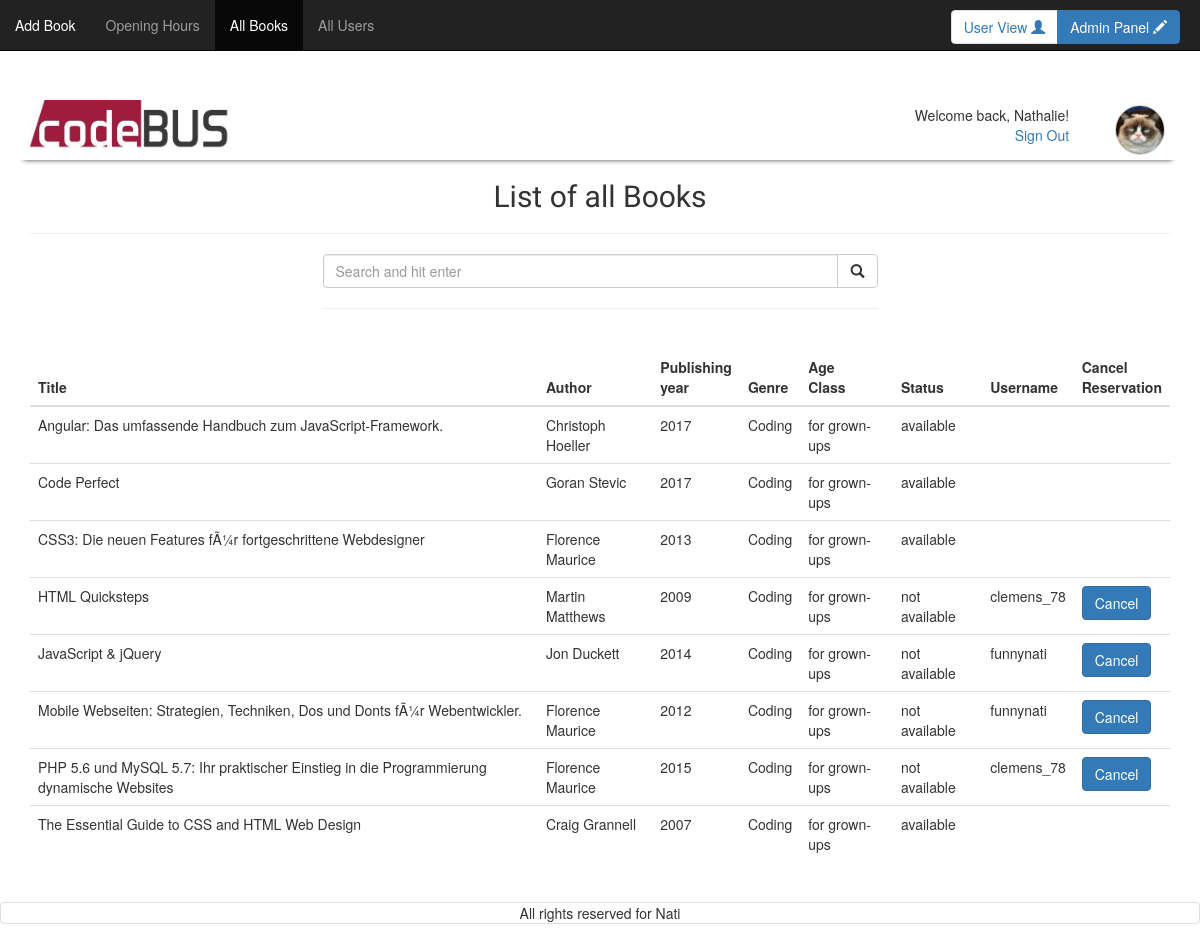
/all_books_admin.php (signed in), run on the app's committed database.
### tables this page shows
CREATE TABLE `users` (
  `id` int(11) NOT NULL,
  `first_name` varchar(100) NOT NULL,
  `family_name` varchar(100) NOT NULL,
  `email` varchar(100) NOT NULL,
  `password` varchar(100) NOT NULL,
  `username` varchar(100) NOT NULL,
  `FK_avatars` int(11) NOT NULL,
  `member_since` timestamp NOT NULL DEFAULT CURRENT_TIMESTAMP ON UPDATE CURRENT_TIMESTAMP
);

CREATE TABLE `avatars` (
  `id` int(11) NOT NULL,
  `avatar` varchar(100) NOT NULL
);

CREATE TABLE `books` (
  `id` int(11) NOT NULL,
  `title` varchar(100) NOT NULL,
  `FK_authors` int(11) NOT NULL,
  `FK_genres` int(11) NOT NULL,
  `publishing_year` year(4) NOT NULL,
  `available` tinyint(1) NOT NULL DEFAULT '1',
  `FK_libraries` int(11) NOT NULL DEFAULT '1',
  `image` varchar(100) NOT NULL,
  `FK_age_recommendations` int(11) NOT NULL
);

CREATE TABLE `authors` (
  `id` int(11) NOT NULL,
  `first_name` varchar(30) NOT NULL,
  `family_name` varchar(30) NOT NULL
);

CREATE TABLE `genres` (
  `id` int(11) NOT NULL,
  `genre` varchar(30) NOT NULL
);

CREATE TABLE `age_recommendations` (
  `id` int(11) NOT NULL,
  `age` varchar(50) NOT NULL
);

### includes/start_session_admin.php (called while the page is built, shortened)
<?php
	 $res=mysql_query("SELECT first_name, family_name, username, users.id AS user_id, avatar, avatars.id AS avatar_id FROM users JOIN avatars ON users.FK_avatars=avatars.id WHERE users.id=".$_SESSION['user']);
	 $userRow=mysql_fetch_array($res);
	 $user_avatar = $userRow['avatar'];
?>

### all_books_admin.php (the view, shortened to what this page needs)
<?php
require_once('includes/start_session_admin.php');
?>
<!DOCTYPE html>
<html>
<head>
	<?php
require_once('includes/head_tag.php');
	?>
</head>
<body>
<div id="wrap">
  <div id="main" class="container clear-top">
	<div class="navbar navbar-inverse navbar-fixed-top">
	    <div class="collapse navbar-collapse">
	      <ul class="nav navbar-nav">
	        <li class=""><a href="home_admin.php">Add Book</a></li>
	        <li class=""><a href="library_admin.php">Opening Hours</a></li>
	        <li class="active"><a href="all_books_admin.php">All Books</a></li>
	        <li class=""><a href="all_users_admin.php">All Users</a></li>
	      </ul>
	    </div>
			        	<?php
require_once('includes/switch_admin_view.php');
		?>
	  </div>
		<?php
require_once('includes/header.php');
		?>
	<section class="row">
		<div class="col-xs-12">
			<h2 class="brandfont text-center">List of all Books</h2>
			<hr>
		</div>
		<?php
require_once('includes/search_bar.php');
		?>
		<?php
require_once('includes/alert_box.php');
		?>
		<div class="col-xs-12">
			<table class="table">
				<thead>
			      <tr>
			        <th>Title</th>
			        <th>Author</th>
			        <th>Publishing <br>year</th>
			        <th>Genre</th>
			        <th>Age <br>Class</th>
			        <th>Status</th>
			        <th>Username</th>
			        <th>Cancel <br>Reservation</th>
			      </tr>
			    </thead>
			    <tbody>
			<?php
				if ( isset($_GET['btn-search']) ){
					$search = trim($_GET['search']);
			 		$search = strip_tags($search);
			  		$search = htmlspecialchars($search);
					$res_book=mysql_query("SELECT
					title, authors.first_name, authors.family_name, publishing_year, genre, age, available, books.id as books_id, username
					FROM books
					JOIN authors ON books.FK_authors=authors.id
					JOIN genres ON books.FK_genres=genres.id
					JOIN age_recommendations ON books.FK_age_recommendations=age_recommendations.id
					LEFT JOIN books_tags ON books.id=books_tags.FK_books
					LEFT JOIN tags ON books_tags.FK_tags=tags.id
					LEFT JOIN borrows ON books.id = borrows.FK_books
                    LEFT JOIN users ON borrows.FK_users=users.id
					WHERE title LIKE '%$search%'
					OR authors.first_name LIKE '%$search%'
					OR authors.family_name LIKE '%$search%'
					OR genre LIKE '%$search%'
					OR publishing_year LIKE '%$search%'
					OR tag LIKE '%$search%'
					GROUP BY books.id
					ORDER BY title ASC");
					$res_library=mysql_query("SELECT * FROM libraries");
					$row_library=mysql_fetch_array($res_library);
					$telephone = $row_library['telephone'];
require_once('includes/count_search_result.php');
			  		while($bookRow=mysql_fetch_array($res_book)){
				  		$title = $bookRow['title'];
				  		$author_first_name = $bookRow['first_name'];
				  		$author_family_name = $bookRow['family_name'];
				  		$image = $bookRow['image'];
				  		$published = $bookRow['publishing_year'];
				  		$genre = $bookRow['genre'];
				  		$age = $bookRow['age'];
				  		$availability = $bookRow['available'];
				  		$book_id = $bookRow['books_id'];
				  		$username = $bookRow['username'];
				  		if ($availability == 1){
				  			$available = "available";
				  		} else {
				  			$available = "not available";
				  		}
				  		echo 	'<tr>
									<td>'.$title.'</td>
									<td>'.$author_first_name.' '.$author_family_name.'</td>
									<td>'.$published.'</td>
									<td>'.$genre.'</td>
									<td>'.$age.'</td>
									<td>'.$available.'</td>
									<td>';
						if ($availability == 0) {
							echo $username;
						}
						echo '</td>
									<td>';
						if ($availability == 0){
						echo			'<form method="post" action="all_books_admin.php?book_id='.$book_id.'">
											<input type="submit" class="btn btn-primary" value="Cancel" id="btn-cancel_reservation" name="btn-cancel_reservation">
										</form>
						  	';
					  	}
					  	echo 		'</td>
					  			</tr>';
			  		}
				} else {
					$res_book=mysql_query("SELECT
					title, authors.first_name, authors.family_name, publishing_year, genre, age, available, books.id as books_id, username
					FROM books
					JOIN authors ON books.FK_authors=authors.id
					JOIN genres ON books.FK_genres=genres.id
					JOIN age_recommendations ON books.FK_age_recommendations=age_recommendations.id
					LEFT JOIN borrows ON books.id = borrows.FK_books
                    LEFT JOIN users ON borrows.FK_users=users.id
 					ORDER BY title ASC");
			  		while($bookRow=mysql_fetch_array($res_book)){
				  		$title = $bookRow['title'];
				  		$author_first_name = $bookRow['first_name'];
				  		$author_family_name = $bookRow['family_name'];
				  		$published = $bookRow['publishing_year'];
				  		$genre = $bookRow['genre'];
				  		$age = $bookRow['age'];
				  		$availability = $bookRow['available'];
				  		$book_id = $bookRow['books_id'];
				  		$username = $bookRow['username'];
				  		if ($availability == 1){
				  			$available = "available";
				  		} else {
				  			$available = "not available";
				  		}
				  		echo 	'<tr>
									<td>'.$title.'</td>
									<td>'.$author_first_name.' '.$author_family_name.'</td>
									<td>'.$published.'</td>
									<td>'.$genre.'</td>
									<td>'.$age.'</td>
									<td>'.$available.'</td>
									<td>';
						if ($availability == 0) {
							echo $username;
						}
						echo '</td>
									<td>';
						if ($availability == 0){
						echo			'<form method="post" action="all_books_admin.php?book_id='.$book_id.'">
											<input type="submit" class="btn btn-primary" value="Cancel" id="btn-cancel_reservation" name="btn-cancel_reservation">
										</form>
						  	';
					  	}
					  	echo 		'</td>
					  			</tr>';
			  		}
  				}
			?>
				</tbody>
			</table>
		</div>
	</section>
  </div>
</div>
	<?php
require_once('includes/footer.php');
	?>
</body>
</html>

### includes/header.php
<header class="row shadow header_margin">
		<div class="col-xs-12 col-sm-6">
			<span><img id="logo" src="pictures/logo.png" alt="logo"></span>
		</div>
		<div class="col-xs-12 col-sm-6">
			<div class="padding">
				<div class="row header_right text-right">
					<?php
						echo'<div class="col-xs-10">
								Welcome back, '. $userRow["first_name"].'!<br>
			       				<a href="logout.php?logout">Sign Out</a>
			       			</div>
			       			<div class="col-xs-2 pull-right">
			       			<img class="img-circle show_avatar border" src="'.$user_avatar.'" alt="avatar">
			       			</div>';
			       	?>
		    	</div>
	    	</div>
		</div>
</header>

### css/style.css (style rules this page uses)
#logo { width: 200px; float: left; }
.show_avatar { height: 50px; width: 50px; border: 0.5px solid lightgrey; }
.nav { margin-bottom: 0; }
.brandfont { font-family: 'Lobster Two', cursive; }
.shadow { -webkit-box-shadow: -2px 11px 5px -11px rgba(0,0,0,0.75); -moz-box-shadow: -2px 11px 5px -11px rgba(0,0,0,0.75); box-shadow: -2px 11px 5px -11px rgba(0,0,0,0.75); }
.padding { padding: 5px; }

### includes/head_tag.php (style rules this page uses)
html, body { height: 100%; }
#wrap { min-height: 100%; }
#main { overflow:auto; padding-bottom:50px; }
.header_margin { margin-top: 100px; }

### data on the page
users: first_name "Nathalie", FK_avatars.avatar (picture)
books: title "Angular: Das umfassende Handbuch zum JavaScript-Framework.", FK_authors.first_name "Christoph", FK_authors.family_name "Hoeller", publishing_year "2017", FK_genres.genre "Coding", FK_age_recommendations.age "for grown-ups", available "available"
books: title "Code Perfect", FK_authors.first_name "Goran", FK_authors.family_name "Stevic", publishing_year "2017", FK_genres.genre "Coding", FK_age_recommendations.age "for grown-ups", available "available"
books: title "CSS3: Die neuen Features fÃ¼r fortgeschrittene Webdesigner", FK_authors.first_name "Florence", FK_authors.family_name "Maurice", publishing_year "2013", FK_genres.genre "Coding", FK_age_recommendations.age "for grown-ups", available "available"
books: title "HTML Quicksteps", FK_authors.first_name "Martin", FK_authors.family_name "Matthews", publishing_year "2009", FK_genres.genre "Coding", FK_age_recommendations.age "for grown-ups", available "not available", users.username "clemens_78"
books: title "JavaScript & jQuery", FK_authors.first_name "Jon", FK_authors.family_name "Duckett", publishing_year "2014", FK_genres.genre "Coding", FK_age_recommendations.age "for grown-ups", available "not available", users.username "funnynati"
books: title "Mobile Webseiten: Strategien, Techniken, Dos und Donts fÃ¼r Webentwickler.", FK_authors.first_name "Florence", FK_authors.family_name "Maurice", publishing_year "2012", FK_genres.genre "Coding", FK_age_recommendations.age "for grown-ups", available "not available", users.username "funnynati"
books: title "PHP 5.6 und MySQL 5.7: Ihr praktischer Einstieg in die Programmierung dynamische Websites", FK_authors.first_name "Florence", FK_authors.family_name "Maurice", publishing_year "2015", FK_genres.genre "Coding", FK_age_recommendations.age "for grown-ups", available "not available", users.username "clemens_78"
books: title "The Essential Guide to CSS and HTML Web Design", FK_authors.first_name "Craig", FK_authors.family_name "Grannell", publishing_year "2007", FK_genres.genre "Coding", FK_age_recommendations.age "for grown-ups", available "available"
